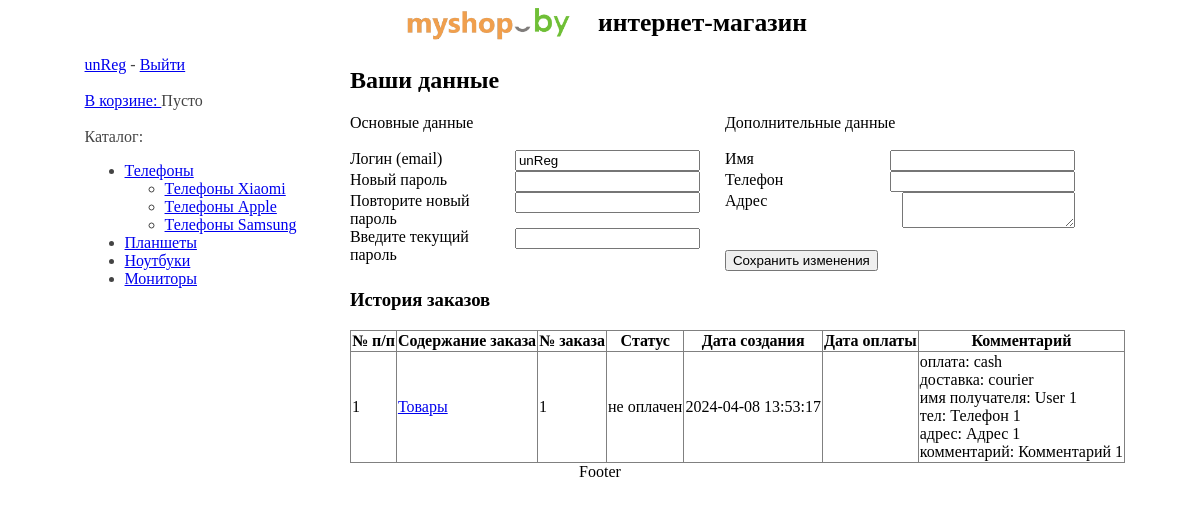
The app's page /user/ (signed in), older data.
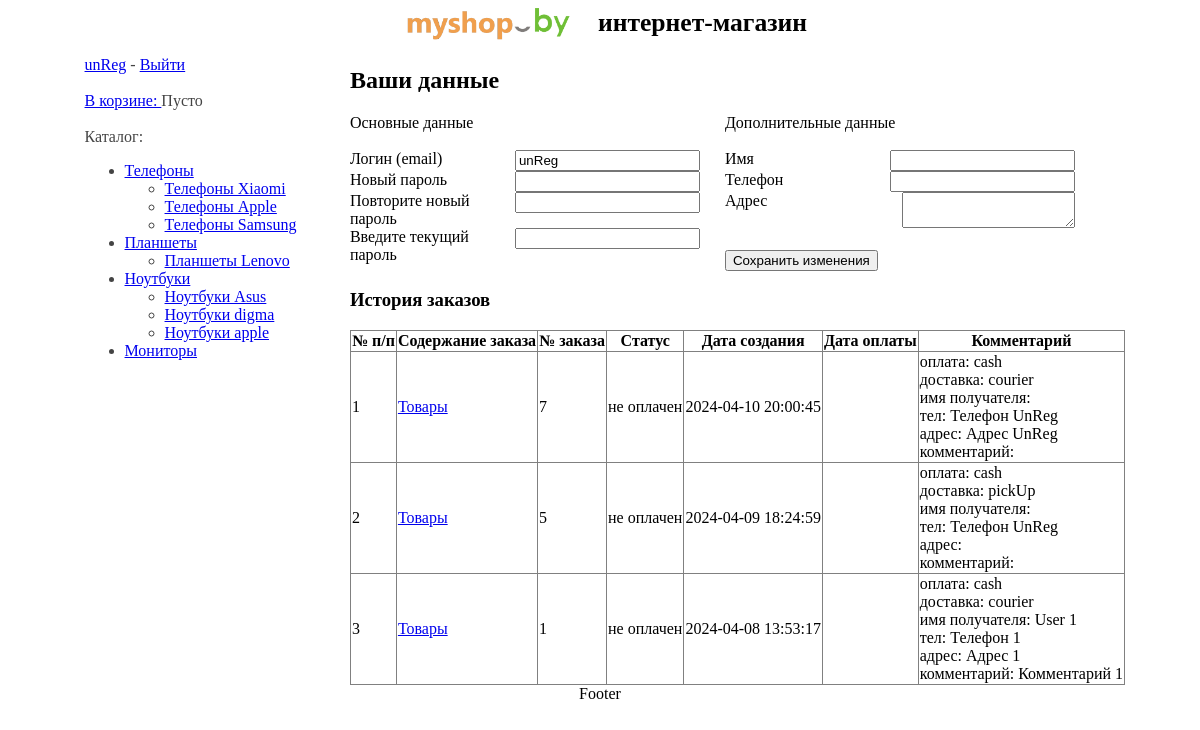
The same page, newer data.
### tables this page shows
CREATE TABLE `categories` (
                              `id` int NOT NULL,
                              `parent_id` int NOT NULL,
                              `slug` varchar(30) NOT NULL,
                              `title` varchar(150) NOT NULL
);

CREATE TABLE `orders` (
                          `id` int NOT NULL,
                          `user_id` int NOT NULL,
                          `data_created` datetime NOT NULL,
                          `data_payment` datetime DEFAULT NULL,
                          `data_modification` timestamp NOT NULL DEFAULT CURRENT_TIMESTAMP ON UPDATE CURRENT_TIMESTAMP,
                          `status` tinyint NOT NULL DEFAULT '0',
                          `comment` text NOT NULL,
                          `user_ip` varchar(15) NOT NULL
);

### index.php (called while the page is built, shortened)
<?php
spl_autoload_register(function ($class) {
    $file = str_replace("\\", "/", $class) . '.php';
    if (is_readable($file)) {
        return include $file;
    }
    return false;
});
    $routes = require 'project/config/routes.php';
    $router = new Router();
    $route = $router->getRoute($routes);
    $controller = new $route['controller']($route['parameters']);
    $action = $route['action'];
    $controller->$action();

### core/Controller.php (called while the page is built, shortened)
<?php
class Controller
{
    protected array|null $data = [];
    protected array|null $parameters;
    public function __construct($parameters)
    {
        $this->parameters = $parameters;
    }
    public function render($pathView): bool|string|null
    {
        return (new View($this->parameters))->renderView($pathView, $this->data);
    }
    }

### core/View.php (called while the page is built, shortened)
<?php
class View
{
    private array|null $parameters;
    public function __construct($parameters)
    {
        $this->parameters = $parameters;
    }
    public function renderView(string $viewPath, array $data = null)
    {
        if (file_exists($viewPath)) {
            extract($this->parameters);
            include $viewPath;
            return ob_get_clean();
        } else {
            echo "Не найден файл с View по пути $viewPath (renderView)";
            die();
        }
    }
}

### project/models/OrdersModel.php (called while the page is built, shortened)
<?php
class OrdersModel extends Model
{
    public function getOrdersByUser(): array
    {
        $parameters['userId'] = intval($_SESSION['user']['id']);
        $query = "SELECT * FROM `orders` WHERE `user_id`=:userId ORDER BY id DESC";
        $orders = self::selectAll($query, PDO::FETCH_ASSOC, $parameters);
        $orderWithChildren =[];
        foreach ($orders as $order) {
            $child = $this->getPurchaseFormOrder($order['id']);
            if($child){
                $order['children'] = $child;
                $orderWithChildren [] = $order;
            }
        }
        return $orderWithChildren;
    }
    private function getPurchaseFormOrder($id)
    {
        $parameters['orderId'] = $id;
        $query = "SELECT `pe`.product_id, `pe`.price, `pe`.amount, `ps`.slug FROM `purchase` as `pe`
                    JOIN `products` as `ps` ON `pe`.product_id= `ps`.id
                      WHERE `pe`.order_id=:orderId";
        return self::selectAll($query, PDO::FETCH_ASSOC, $parameters);
    }
}

### core/Model.php (called while the page is built, shortened)
<?php
class Model
{
    protected static object $pdo;
    protected static string $dsn;
    protected static string $user;
    protected static string $password;
    public static function init($dsn, $user, $password): void
    {
        self::$dsn = $dsn;
        self::$user = $user;
        self::$password = $password;
    }
    public static function connect(): void
    {
        self::$pdo = new PDO(self::$dsn, self::$user, self::$password);
        self::$pdo->setAttribute(PDO::ATTR_ERRMODE, PDO::ERRMODE_EXCEPTION);
    }
    public static function selectAll($sql, $fetch,  $parameters = null)
    {
        $pdostmt = self::$pdo->prepare($sql);
        $pdostmt->execute($parameters);
        return $pdostmt->fetchAll($fetch);
    }
}

### project/models/CategoriesModel.php (called while the page is built, shortened)
<?php
class CategoriesModel extends Model
{
    public function getCategoriesWithChild($parameters = null): array
    {
        $query = 'SELECT id, parent_id, title, slug FROM `categories`';
        return $this->getTree(self::selectAll($query, PDO::FETCH_UNIQUE | PDO::FETCH_ASSOC, $parameters));
    }
    private function getTree(array $dataset): array
    {
        $tree = [];
        foreach ($dataset as $id => &$node) {
            if (!$node['parent_id']) $tree[$id] = &$node;
            else $dataset[$node['parent_id']]['children'][$id] = &$node;
        }
        return $tree;
    }
}

### project/views/shopDefault/userView.php (the view, shortened to what this page needs)
<?php include 'headerLayout.php' ?>
    <main>
        <nav>
            <div class="left-column">
                <?php include 'cartAndLogin.php' ?>
                <?php include 'catalogAndViewProducts.php' ?>
            </div>
        </nav>
        <div class="center-column">
            <h2>Ваши данные</h2>
            <div>
                <form id="userForm" class="user-form">
                    <div class="user-basic">
                        <div class="menu-caption">Основные данные</div>
                        <br>
                        <div>
                            <div>Логин (email)</div>
                            <div><label><input type="text" readonly size="20" value="<?= $_SESSION['user']['email'] ?>"></label>
                            </div>
                        </div>
                        <div>
                            <div>Новый пароль</div>
                            <div><label><input type="password" name="pwd1" id="newPwd1" size="20" value=""></label>
                            </div>
                        </div>
                        <div>
                            <div>Повторите новый пароль</div>
                            <div><label><input type="password" name="pwd2" id="newPwd2" size="20" value=""></label>
                            </div>
                        </div>
                        <div>
                            <div>Введите текущий пароль</div>
                            <div><label><input type="password" name="curPwd" id="pwd" size="20" value=""></label></div>
                        </div>
                    </div>
                    <div class="user-added">
                        <div class="menu-caption">Дополнительные данные</div>
                        <br>
                        <div>
                            <div>Имя</div>
                            <div><label><input type="text" name="name" id="newName" size="20"
                                               value="<?= $_SESSION['user']['name'] ?>"></label></div>
                        </div>
                        <div>
                            <div>Телефон</div>
                            <div><label><input type="text" name="phone" id="newPhone" size="20"
                                               value="<?= $_SESSION['user']['phone'] ?>"></label></div>
                        </div>
                        <div>
                            <div>Адрес</div>
                            <div><label><textarea name="address" id="newAddress"
                                                  cols="19"><?= $_SESSION['user']['address'] ?></textarea></label></div>
                        </div>
                        <br>
                        <div>
                            <label><input type="button" value="Сохранить изменения" onclick="updateUserData()"></label>
                        </div>
                    </div>
                </form>
            </div>
            <h3>История заказов</h3>
            <?php if (!$orders) : ?>
                <p>Нет заказов</p>
            <?php else: ?>
                <table>
                    <thead>
                    <tr>
                        <th>№ п/п</th>
                        <th>Содержание заказа</th>
                        <th>№ заказа</th>
                        <th>Статус</th>
                        <th>Дата создания</th>
                        <th>Дата оплаты</th>
                        <th>Комментарий</th>
                    </tr>
                    </thead>
                    <tbody>
                    <?php $i = 1;
                    foreach ($orders as $order) : ?>
                        <tr>
                            <td><?= $i++ ?></td>
                            <td><a href="#" onclick="showPurchase(<?= $order['id'] ?>); return false;">Товары</a></td>
                            <td><?= $order['id'] ?></td>
                            <td><?= $order['status']?'оплачен': 'не оплачен' ?></td>
                            <td><?= $order['data_created'] ?></td>
                            <td><?= $order['data_payment'] ?></td>
                            <td><?= $order['comment'] ?></td>
                        </tr>
                                <?php if ($order['children']) : ?>
                                        <?php $j = 1;
                                        $totalPrice = 0;
                                        foreach ($order['children'] as $productOrder) :
                                            $total = round($productOrder['amount'] * $productOrder['price'], 2) ?>
                                            <?php $totalPrice += $total; endforeach; ?>
                                <?php endif; ?>
                    <?php endforeach; ?>
                    </tbody>
                </table>
            <?php endif; ?>
        </div>
    </main>
<?php include 'footerLayout.php' ?>

### project/controllers/UserController.php (shortened to what this page needs)
<?php
class UserController extends Controller
{
    public function index(): void
    {
        $this->data['orders'] = (new OrdersModel())->getOrdersByUser();
        $this->data['menu'] = (new CategoriesModel())->getCategoriesWithChild();
        echo $this->render('project/views/shopDefault/userView.php');
    }
}

### project/views/shopDefault/headerLayout.php (shortened to what this page needs)
<!doctype html>
<html lang="ru">
<head>
    <link href="/project/access/css/style.css" rel="stylesheet">
</head>
<body>
<header>
    <div class="header-image">
        <img src="/project/access/img/myshop.png" alt="myshop_by" width="180">
    </div>
    <div class="header">интернет-магазин</div>
</header>

### project/views/shopDefault/cartAndLogin.php (shortened to what this page needs)
<div>
        <?php if (!empty($_SESSION['user']) && $_SESSION['user'] != "unReg") : ?>
            <div id="userBox">
                <a href="/user/"><?= $_SESSION['user']['displayName'] ?></a><i> - </i>
                <a href="/user/logout/">Выйти</a><br>
            </div>
        <?php endif; ?>
        <br>
        <div class="cart">
            <a href="/cart/" title="Перейти в корзину">В корзине: </a>
            <span id="cartCountItems"><?= count($_SESSION['cart']) > 0 ? count($_SESSION['cart']) : 'Пусто' ?></span>
        </div>
        <br>
</div>

### project/views/shopDefault/catalogAndViewProducts.php (shortened to what this page needs)
<div>
    <div class="menu-caption">Каталог:</div>
    <ul><?php tpl($menu); ?></ul>
    <?php function tpl($menu): void
    {
        foreach ($menu as $item) : ?>
            <li><a href="/category/<?= $item['slug'] ?>/" title=" <?= $item['title'] ?>"><?= $item['title'] ?></a>
                <?php if (isset($item['children'])) : ?>
                    <ul><?php tpl($item['children']) ?></ul>
                <?php endif; ?>
            </li>
        <?php endforeach;
    } ?>
</div>

### project/views/shopDefault/footerLayout.php
<footer>
    <div class="footer">
        Footer
    </div>
</footer>
</body>
</html>

### project/access/css/style.css (style rules this page uses)
* { box-sizing: border-box; }
header div, footer { text-align: center; }
header div { font-size: 1.6rem; font-weight: bold; }
main, header { display: flex; flex-direction: row; gap: 25px; justify-content: center; }
.left-column { width: 250px; color: #444; padding: 0.6rem 0.3rem 0.6rem 0.6rem; }
.user-form, .order-form { display: flex; gap: 25px; flex-direction: row; flex-wrap: wrap; }
.user-form .user-basic > div, .user-form .user-added > div, .order-form .order-basic > div, .order-form .order-added > div { display: flex; gap: 25px; flex-direction: row; justify-content: space-between; width: 350px; }
table { width: 100%; border-collapse: collapse; }
th, td { border: 1px solid grey; }

Row changes from the older to the newer data that the page shows:
added categories: title "Планшеты Lenovo", shown under "Планшеты"
added categories: title "Ноутбуки Asus", shown under "Ноутбуки"
added categories: title "Ноутбуки digma", shown under "Ноутбуки"
added categories: title "Ноутбуки apple", shown under "Ноутбуки"
added orders: id "7", status "не оплачен", data_created "2024-04-10 20:00:45", comment "оплата: cash доставка: courier имя получателя: тел: Телефон UnReg адрес: Адрес UnReg комментарий:"
added orders: id "5", status "не оплачен", data_created "2024-04-09 18:24:59", comment "оплата: cash доставка: pickUp имя получателя: тел: Телефон UnReg адрес: комментарий:"
